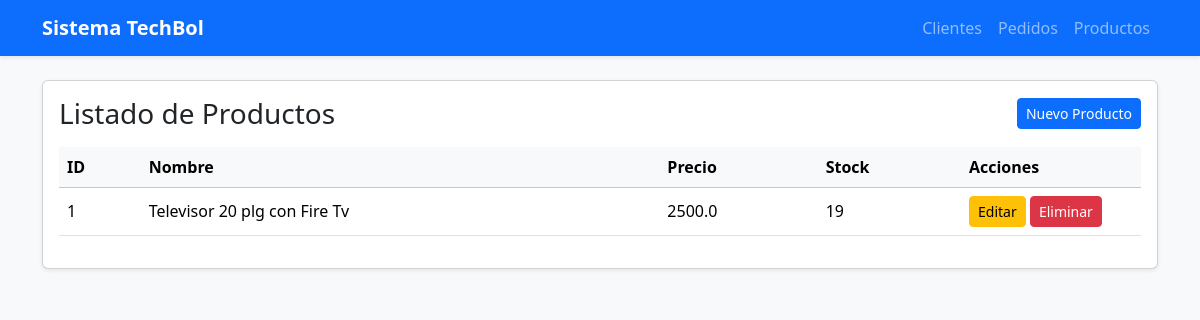
The app's page /productos/, older data.
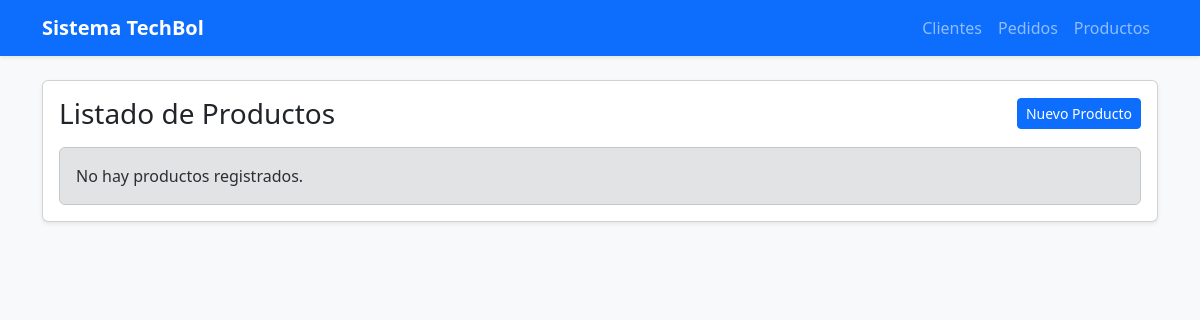
The same page, newer data.
### app/productos/models.py (models this page shows, shortened)
class Producto(db.Model):
    __tablename__ = "productos"
    id = db.Column(db.Integer, primary_key=True)
    nombre = db.Column(db.String(100), nullable=False)
    precio = db.Column(db.Float, nullable=False)
    stock = db.Column(db.Integer, nullable=False)
    pedidos = db.relationship('Pedido',back_populates='producto')

### app/productos/routes.py (the view)
@bp_productos.route("/")
def index():
    productos = Producto.query.all()
    return render_template('producto/index.html',productos=productos)

### app/productos/templates/producto/index.html
{% extends "base.html" %} {% block title %}Productos{% endblock %} {% block
content %}
<div class="card shadow-sm">
  <div class="card-body">
    <div class="d-flex justify-content-between align-items-center mb-3">
      <h3 class="mb-0">Listado de Productos</h3>
      <a
        href="{{ url_for('bp_productos.create') }}"
        class="btn btn-primary btn-sm"
      >
        Nuevo Producto
      </a>
    </div>
    {% if productos %}
    <table class="table table-hover align-middle">
      <thead class="table-light">
        <tr>
          <th>ID</th>
          <th>Nombre</th>
          <th>Precio</th>
          <th>Stock</th>
          <th width="180">Acciones</th>
        </tr>
      </thead>
      <tbody>
        {% for item in productos %}
        <tr>
          <td>{{item.id}}</td>
          <td>{{ item.nombre }}</td>
          <td>{{ item.precio }}</td>
          <td>{{ item.stock }}</td>
          <td>
            <a
              href="{{ url_for('bp_productos.edit', id=item.id) }}"
              class="btn btn-warning btn-sm"
            >
              Editar
            </a>
            <form
              action="{{ url_for('bp_productos.delete', id=item.id) }}"
              method="POST"
              class="d-inline"
            >
              <button class="btn btn-danger btn-sm">Eliminar</button>
            </form>
          </td>
        </tr>
        {% endfor %}
      </tbody>
    </table>
    {% else %}
    <div class="alert alert-secondary mb-0">No hay productos registrados.</div>
    {% endif %}
  </div>
</div>
{% endblock %}

Row changes from the older to the newer data that the page shows:
removed Producto: id "1", nombre "Televisor 20 plg con Fire Tv", precio "2500.0", stock "19"
Text that changed along with them:
text no longer shown: "ID Nombre Precio Stock Acciones"
text now shown: "No hay productos registrados."
